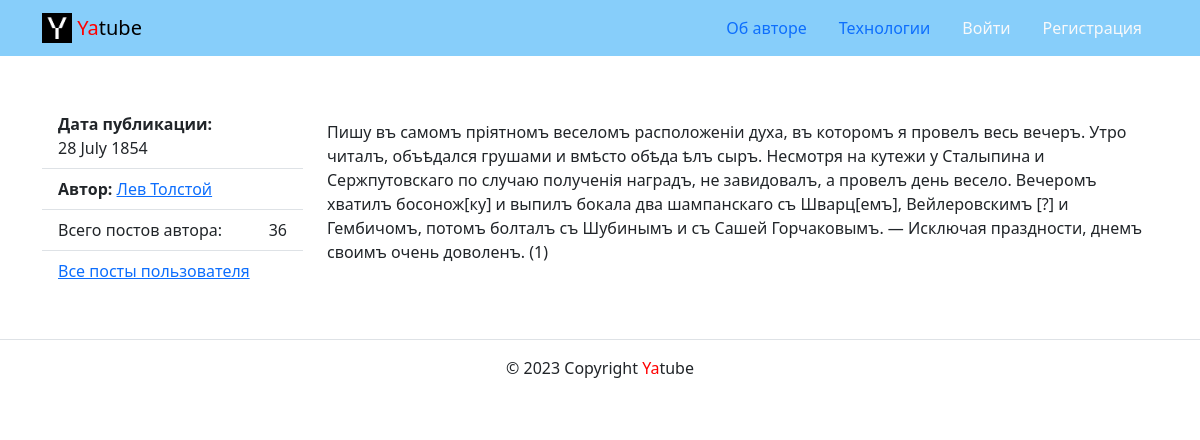
Before: /posts/34/ with the older database file.
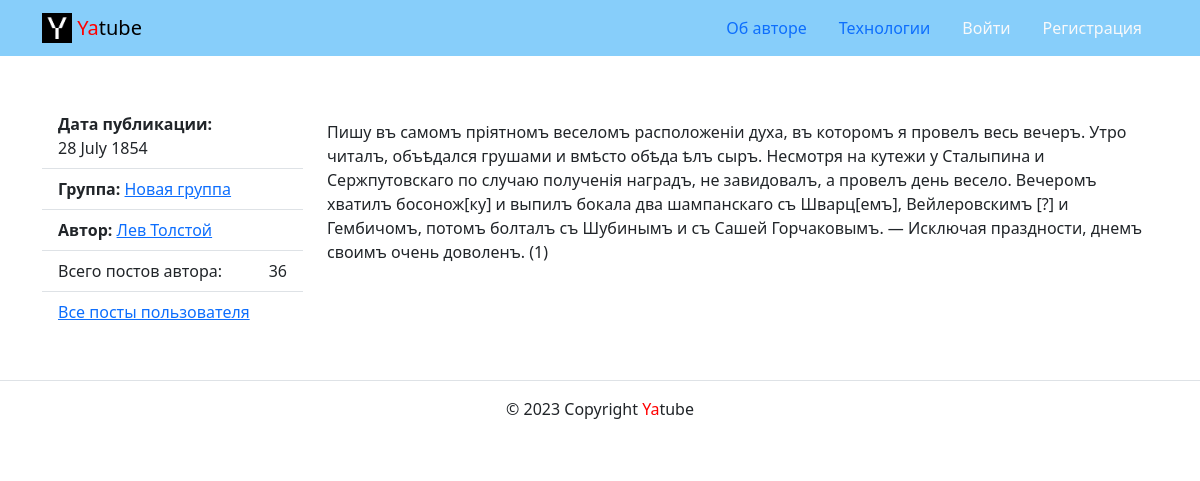
After: the same page with the newer database file.
### posts/models.py (models this page shows, shortened)
class Post(CreatedModel):
    text = models.TextField(
        'Текст поста',
        help_text='Введите текст поста'
    )
    author = models.ForeignKey(
        User,
        on_delete=models.CASCADE,
        related_name='posts',
        verbose_name='Автор',
    )
    group = models.ForeignKey(
        Group,
        blank=True,
        null=True,
        on_delete=models.SET_NULL,
        related_name='posts',
        verbose_name='Группа',
        help_text='Укажите название вашей группы',
    )
    image = models.ImageField(
        'Картинка',
        upload_to='posts/',
        blank=True
    )
    class Meta:
        ordering = ['-pub_date']

class Group(models.Model):
    title = models.CharField(max_length=200)
    slug = models.SlugField(
        max_length=200,
        unique=True
    )
    description = models.TextField()
    class Meta:
        ordering = ['-title']

### posts/views.py (the view)
def post_detail(request, post_id):
    post = get_object_or_404(Post, pk=post_id)
    comments = post.comments.all()
    form = CommentForm()
    context = {
        'post': post,
        'comments': comments,
        'form': form
    }
    return render(request, 'posts/post_detail.html', context)

### core/context_processors/year.py (called while the page is built)
def year(request):
    return {
        'year': timezone.now().year,
    }

### templates/posts/post_detail.html (shortened to what this page needs)
{% extends 'base.html' %}
{% load thumbnail %}
{% block content %}
  <div class="row">
    <aside class="col-12 col-md-3">
      <ul class="list-group list-group-flush">
        <li class="list-group-item">
          <b>Дата публикации:</b><br> {{ post.pub_date|date:"d E Y" }}
        </li>
        {% if post.group %}
          <li class="list-group-item">
            <b>Группа:</b>
            <a href="{% url 'posts:group_list' post.group.slug %}">{{ post.group.title }}</a>
          </li>
        {% endif %}
        <li class="list-group-item">
          <b>Автор:</b>
          <a href="{% url 'posts:profile' post.author %}">{{ post.author.get_full_name }}</a>
        </li>
        <li class="list-group-item d-flex justify-content-between align-items-center">
          Всего постов автора:  <span >{{ post.author.posts.count }}</span>
        </li>
        <li class="list-group-item">
          <a href="{% url 'posts:profile' post.author %}">Все посты пользователя</a>
        </li>
      </ul>
    </aside>
    <article class="col-12 col-md-9">
      <p>{{ post.text|linebreaks }}</p>
      {% load user_filters %}
    </article>
  </div>
{% endblock %}

Changed rows visible on the page:
changed Post "28 July 1854": group_id empty → 2 (drawn); group (not shown) → "Новая группа"
Other visible differences:
text now shown: "Группа:"
